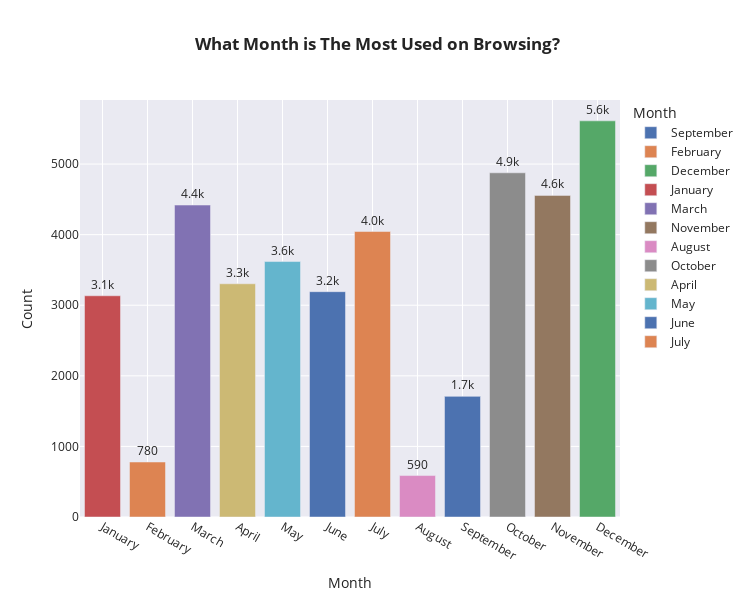

Here is the notebook cell this chart was saved with:
### Code cell
#what month is the most used on browsing?
df_month_count = browser_history['month'].value_counts(sort=False)

fig = px.bar(df_month_count, x=df_month_count.index,y=df_month_count.values,
        color=df_month_count.index, labels= {'index':'Month', 'y' : 'Count'},
        template='seaborn',title='<b> What Month is The Most Used on Browsing?',width=750, height=600, 
        text_auto='.2s')

fig.update_traces(textposition='outside')
fig.update_layout(xaxis={'categoryarray':['January', 'February', 'March', 'April', 'May', 'June', 'July', 'August', 'September', 'October', 'November', 'December']})


fig.show()

### Figure 1 — Plotly figure (JSON) as saved in the notebook; plotly's stock layout.template omitted (floating-point values rounded to 4 significant figures)
{"data": [{"alignmentgroup": "True", "hovertemplate": "Month=%{x}<br>Count=%{y}<extra></extra>", "legendgroup": "September", "marker": {"color": "rgb(76,114,176)", "pattern": {"shape": ""}}, "name": "September", "offsetgroup": "September", "orientation": "v", "showlegend": true, "textposition": "outside", "texttemplate": "%{y:.2s}", "type": "bar", "x": ["September"], "xaxis": "x", "y": [1709], "yaxis": "y"}, {"alignmentgroup": "True", "hovertemplate": "Month=%{x}<br>Count=%{y}<extra></extra>", "legendgroup": "February", "marker": {"color": "rgb(221,132,82)", "pattern": {"shape": ""}}, "name": "February", "offsetgroup": "February", "orientation": "v", "showlegend": true, "textposition": "outside", "texttemplate": "%{y:.2s}", "type": "bar", "x": ["February"], "xaxis": "x", "y": [779], "yaxis": "y"}, {"alignmentgroup": "True", "hovertemplate": "Month=%{x}<br>Count=%{y}<extra></extra>", "legendgroup": "December", "marker": {"color": "rgb(85,168,104)", "pattern": {"shape": ""}}, "name": "December", "offsetgroup": "December", "orientation": "v", "showlegend": true, "textposition": "outside", "texttemplate": "%{y:.2s}", "type": "bar", "x": ["December"], "xaxis": "x", "y": [5612], "yaxis": "y"}, {"alignmentgroup": "True", "hovertemplate": "Month=%{x}<br>Count=%{y}<extra></extra>", "legendgroup": "January", "marker": {"color": "rgb(196,78,82)", "pattern": {"shape": ""}}, "name": "January", "offsetgroup": "January", "orientation": "v", "showlegend": true, "textposition": "outside", "texttemplate": "%{y:.2s}", "type": "bar", "x": ["January"], "xaxis": "x", "y": [3134], "yaxis": "y"}, {"alignmentgroup": "True", "hovertemplate": "Month=%{x}<br>Count=%{y}<extra></extra>", "legendgroup": "March", "marker": {"color": "rgb(129,114,179)", "pattern": {"shape": ""}}, "name": "March", "offsetgroup": "March", "orientation": "v", "showlegend": true, "textposition": "outside", "texttemplate": "%{y:.2s}", "type": "bar", "x": ["March"], "xaxis": "x", "y": [4419], "yaxis": "y"}, {"alignmentgroup": "True", "hovertemplate": "Month=%{x}<br>Count=%{y}<extra></extra>", "legendgroup": "November", "marker": {"color": "rgb(147,120,96)", "pattern": {"shape": ""}}, "name": "November", "offsetgroup": "November", "orientation": "v", "showlegend": true, "textposition": "outside", "texttemplate": "%{y:.2s}", "type": "bar", "x": ["November"], "xaxis": "x", "y": [4556], "yaxis": "y"}, {"alignmentgroup": "True", "hovertemplate": "Month=%{x}<br>Count=%{y}<extra></extra>", "legendgroup": "August", "marker": {"color": "rgb(218,139,195)", "pattern": {"shape": ""}}, "name": "August", "offsetgroup": "August", "orientation": "v", "showlegend": true, "textposition": "outside", "texttemplate": "%{y:.2s}", "type": "bar", "x": ["August"], "xaxis": "x", "y": [587], "yaxis": "y"}, {"alignmentgroup": "True", "hovertemplate": "Month=%{x}<br>Count=%{y}<extra></extra>", "legendgroup": "October", "marker": {"color": "rgb(140,140,140)", "pattern": {"shape": ""}}, "name": "October", "offsetgroup": "October", "orientation": "v", "showlegend": true, "textposition": "outside", "texttemplate": "%{y:.2s}", "type": "bar", "x": ["October"], "xaxis": "x", "y": [4876], "yaxis": "y"}, {"alignmentgroup": "True", "hovertemplate": "Month=%{x}<br>Count=%{y}<extra></extra>", "legendgroup": "April", "marker": {"color": "rgb(204,185,116)", "pattern": {"shape": ""}}, "name": "April", "offsetgroup": "April", "orientation": "v", "showlegend": true, "textposition": "outside", "texttemplate": "%{y:.2s}", "type": "bar", "x": ["April"], "xaxis": "x", "y": [3304], "yaxis": "y"}, {"alignmentgroup": "True", "hovertemplate": "Month=%{x}<br>Count=%{y}<extra></extra>", "legendgroup": "May", "marker": {"color": "rgb(100,181,205)", "pattern": {"shape": ""}}, "name": "May", "offsetgroup": "May", "orientation": "v", "showlegend": true, "textposition": "outside", "texttemplate": "%{y:.2s}", "type": "bar", "x": ["May"], "xaxis": "x", "y": [3619], "yaxis": "y"}, {"alignmentgroup": "True", "hovertemplate": "Month=%{x}<br>Count=%{y}<extra></extra>", "legendgroup": "June", "marker": {"color": "rgb(76,114,176)", "pattern": {"shape": ""}}, "name": "June", "offsetgroup": "June", "orientation": "v", "showlegend": true, "textposition": "outside", "texttemplate": "%{y:.2s}", "type": "bar", "x": ["June"], "xaxis": "x", "y": [3192], "yaxis": "y"}, {"alignmentgroup": "True", "hovertemplate": "Month=%{x}<br>Count=%{y}<extra></extra>", "legendgroup": "July", "marker": {"color": "rgb(221,132,82)", "pattern": {"shape": ""}}, "name": "July", "offsetgroup": "July", "orientation": "v", "showlegend": true, "textposition": "outside", "texttemplate": "%{y:.2s}", "type": "bar", "x": ["July"], "xaxis": "x", "y": [4044], "yaxis": "y"}], "layout": {"barmode": "relative", "height": 600, "legend": {"title": {"text": "Month"}, "tracegroupgap": 0}, "title": {"text": "<b> What Month is The Most Used on Browsing?"}, "width": 750, "xaxis": {"anchor": "y", "categoryarray": ["January", "February", "March", "April", "May", "June", "July", "August", "September", "October", "November", "December"], "categoryorder": "array", "domain": [0, 1], "title": {"text": "Month"}}, "yaxis": {"anchor": "x", "domain": [0, 1], "title": {"text": "Count"}}}}
